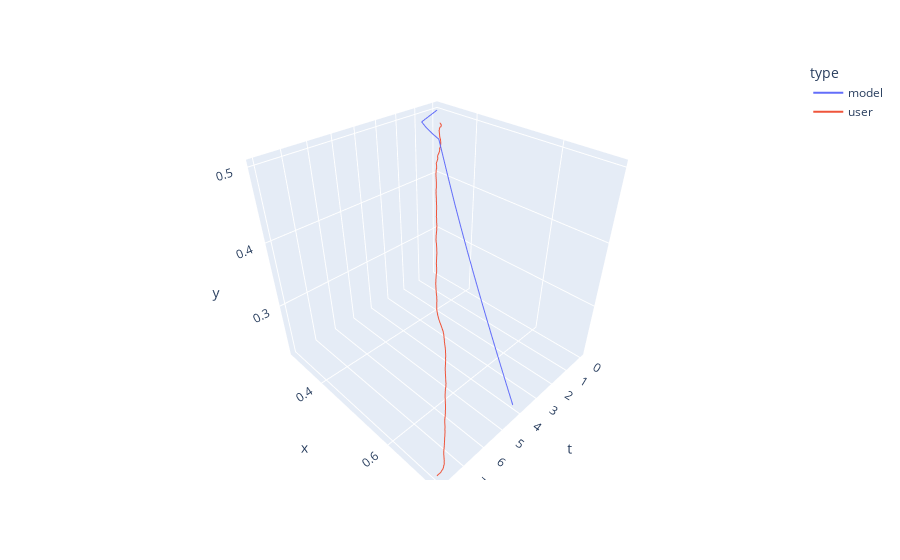

Notebook code for this chart:
### Code cell
plot_3d(game_session, 0)

### Figure 1 — Plotly figure (JSON) as saved in the notebook; plotly's stock layout.template omitted (floating-point values rounded to 4 significant figures; data arrays with more than 128 entries replaced by an {"elided": "..."} marker saying what was removed)
{"data": [{"hovertemplate": "type=model<br>t=%{x}<br>x=%{y}<br>y=%{z}<extra></extra>", "legendgroup": "model", "line": {"color": "#636efa", "dash": "solid"}, "marker": {"symbol": "circle"}, "mode": "lines", "name": "model", "scene": "scene", "showlegend": true, "type": "scatter3d", "x": [0, 1.414, 1.732, 2, 2.236, 2.646, 2.828, 3, 3.162, 3.317, 3.464, 3.606, 3.742, 3.873, 4, 4.123], "y": [0.301, 0.3307, 0.3604, 0.3901, 0.4197, 0.4672, 0.4912, 0.5153, 0.5393, 0.5634, 0.5874, 0.6115, 0.6355, 0.6595, 0.6836, 0.7076], "z": [0.5, 0.5, 0.5, 0.5, 0.5, 0.4577, 0.4342, 0.4108, 0.3873, 0.3638, 0.3403, 0.3169, 0.2934, 0.2699, 0.2464, 0.223]}, {"hovertemplate": "type=user<br>t=%{x}<br>x=%{y}<br>y=%{z}<extra></extra>", "legendgroup": "user", "line": {"color": "#EF553B", "dash": "solid"}, "marker": {"symbol": "circle"}, "mode": "lines", "name": "user", "scene": "scene", "showlegend": true, "type": "scatter3d", "x": {"elided": "240 float values"}, "y": {"elided": "240 float values"}, "z": {"elided": "240 float values"}}], "layout": {"legend": {"title": {"text": "type"}, "tracegroupgap": 0}, "margin": {"t": 60}, "scene": {"domain": {"x": [0, 1], "y": [0, 1]}, "xaxis": {"title": {"text": "t"}}, "yaxis": {"title": {"text": "x"}}, "zaxis": {"title": {"text": "y"}}}}}
